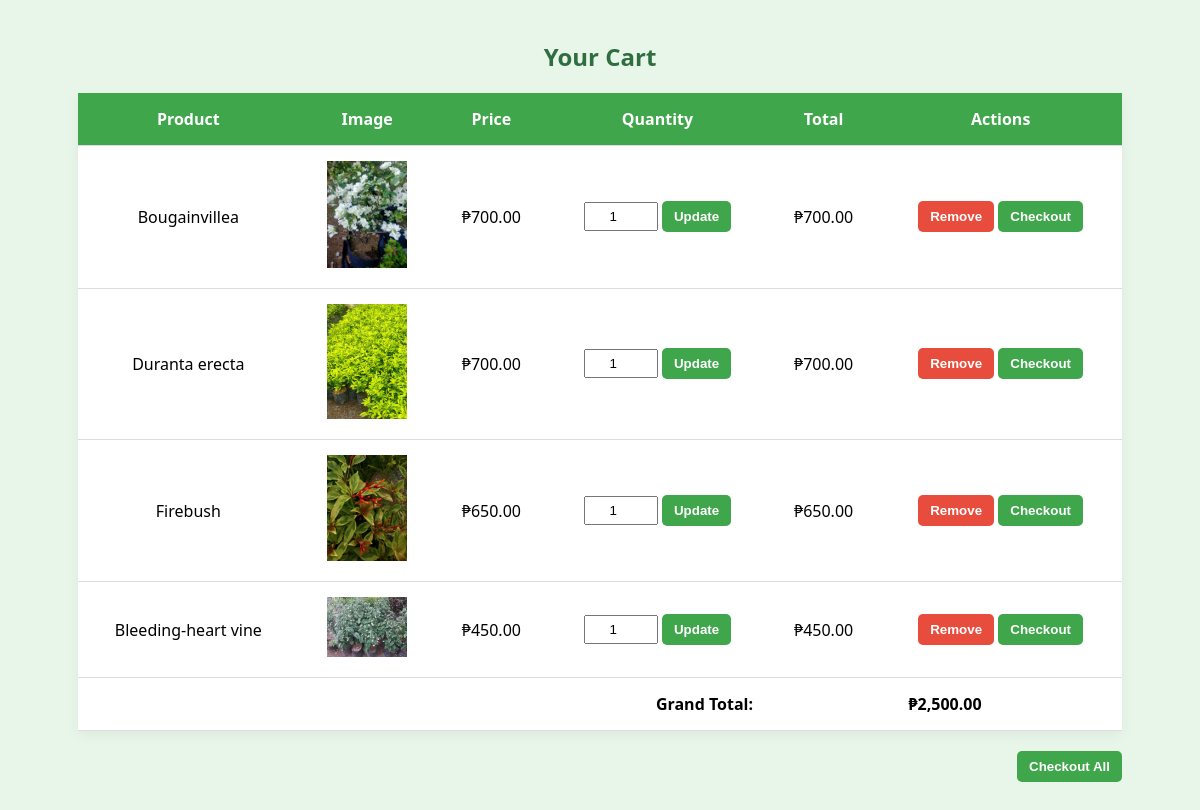
Page /user/cart.php (signed in) on the committed database.
### tables this page shows
CREATE TABLE `cart` (
  `id` int(11) NOT NULL,
  `user_id` int(11) NOT NULL,
  `product_id` int(11) NOT NULL,
  `quantity` int(11) NOT NULL DEFAULT 1,
  `added_at` datetime DEFAULT current_timestamp()
);

CREATE TABLE `products` (
  `id` int(11) NOT NULL,
  `name` varchar(100) NOT NULL,
  `description` text DEFAULT NULL,
  `price` decimal(10,2) NOT NULL,
  `stock` int(11) NOT NULL,
  `image` varchar(255) DEFAULT NULL,
  `created_at` timestamp NOT NULL DEFAULT current_timestamp()
);

### user/cart.php (the view, shortened to what this page needs)
<?php
include '../db.php';
$user_id = $_SESSION['user']['id'];
$stmt = $conn->prepare("SELECT cart.id as cart_id, products.*, cart.quantity
                        FROM cart
                        JOIN products ON cart.product_id = products.id
                        WHERE cart.user_id = ?");
$stmt->bind_param("i", $user_id);
$stmt->execute();
$cart_items = $stmt->get_result();
?>
<!DOCTYPE html>
<html lang="en">
<head>
</head>
<body>
<h2>Your Cart</h2>
<?php if ($cart_items->num_rows > 0): ?>
  <form method="post" id="cartForm">
    <table>
      <thead>
        <tr>
          <th>Product</th>
          <th>Image</th>
          <th>Price</th>
          <th>Quantity</th>
          <th>Total</th>
          <th>Actions</th>
        </tr>
      </thead>
      <tbody>
        <?php $grand_total = 0; ?>
        <?php while ($item = $cart_items->fetch_assoc()):
            $total = $item['price'] * $item['quantity'];
            $grand_total += $total;
        ?>
          <tr>
            <td><?= htmlspecialchars($item['name']) ?></td>
            <td><img src="../uploads/<?= htmlspecialchars($item['image']) ?>" alt="<?= htmlspecialchars($item['name']) ?>" width="80" height="auto"></td>
            <td>₱<?= number_format($item['price'], 2) ?></td>
            <td>
              <form method="post" class="inline">
                <input type="number" name="quantity" value="<?= $item['quantity'] ?>" min="1" max="<?= $item['stock'] ?>">
                <button type="submit" name="update_quantity" class="btn">Update</button>
              </form>
            </td>
            <td>₱<?= number_format($total, 2) ?></td>
            <td>
              <button type="button" class="btn remove-btn" onclick="confirmRemove(<?= $item['cart_id'] ?>)">Remove</button>
              <form method="post" class="inline" id="checkoutForm<?= $item['cart_id'] ?>">
                <button type="button" class="btn" onclick="confirmCheckoutItem(<?= $item['cart_id'] ?>)">Checkout</button>
              </form>
            </td>
          </tr>
        <?php endwhile; ?>
        <tr>
          <td colspan="4" style="text-align: right;"><strong>Grand Total:</strong></td>
          <td colspan="2"><strong>₱<?= number_format($grand_total, 2) ?></strong></td>
        </tr>
      </tbody>
    </table>
    <div class="checkout-bar">
      <button type="button" class="btn" onclick="confirmCheckoutAll()">Checkout All</button>
    </div>
  </form>
<?php else: ?>
  <p class="empty">Your cart is empty.</p>
<?php endif; ?>
</body>
</html>

### user/cart.php (style rules this page uses)
body { font-family: 'Segoe UI', sans-serif; background: #e8f5e9; margin: 0; padding: 20px; }
h2 { text-align: center; color: #2f6f3f; }
table { width: 90%; margin: 20px auto; border-collapse: collapse; background: white; box-shadow: 0 4px 12px rgba(0,0,0,0.05); }
th, td { padding: 15px; border-bottom: 1px solid #ddd; text-align: center; }
th { background-color: #3fa64b; color: white; }
.btn { padding: 8px 12px; background: #3fa64b; color: white; border: none; cursor: pointer; border-radius: 5px; font-weight: bold; text-decoration: none; }
.remove-btn { background: #e74c3c; }
.checkout-bar { width: 90%; margin: 20px auto; text-align: right; }
form.inline { display: inline; }
input[type="number"] { width: 60px; padding: 5px; text-align: center; }

### rows in the picture
cart: product.name "Bougainvillea", product.image (picture), product.price "700.00", quantity "1"
cart: product.name "Duranta erecta", product.image (picture), product.price "700.00", quantity "1"
cart: product.name "Firebush", product.image (picture), product.price "650.00", quantity "1"
cart: product.name "Bleeding-heart vine", product.image (picture), product.price "450.00", quantity "1"

### other values in the picture
$grand_total "2,500.00"
